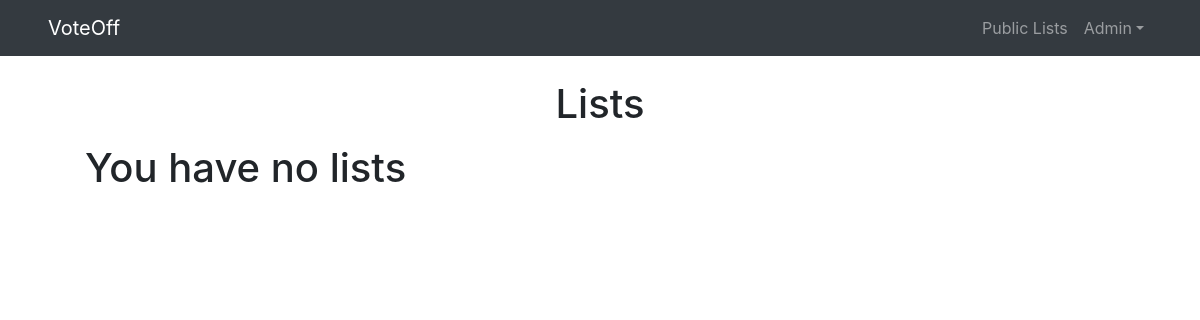
The page /lists/mylists (signed in) on the database as committed earlier.
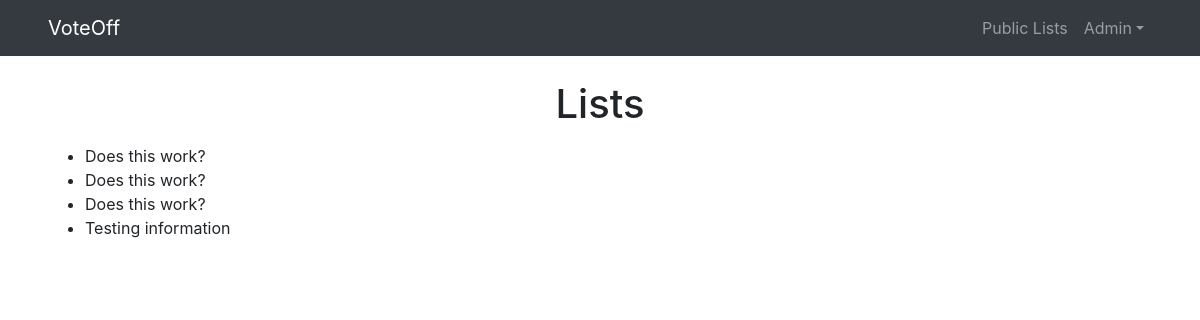
The same page on the database as committed later.
### lists/models.py (models this page shows, shortened)
class Question(models.Model):
    question_text = models.CharField(max_length=200)
    pub_date = models.DateTimeField(auto_now_add=True)
    public = models.BooleanField(default=False)
    creator = models.ForeignKey(User, on_delete=models.CASCADE)

### lists/views.py (the view)
# urls.py: path('lists/mylists', views.mylists, name='mylists'),
def mylists(request):
    if request.user.is_authenticated:
        user_questions = Question.objects.filter(creator=request.user)
        return render(request, 'lists/mylists.html', {'user_questions':user_questions})
    else:
        return render(request, 'lists/mylists.html')

### lists/templates/lists/mylists.html
{% extends 'base.html' %}
{% load static %}
{% block extrahead %}
<link rel="stylesheet" type="text/css" href="{% static 'css/lists.css' %}">
{% endblock %}
{% block content %}
{% if user.is_authenticated %}
    <h1 class="text-center mb-3">Lists</h1>
    <ul>
        {% if user_questions %}
            {% for question in user_questions %}
                <li>{{ question.question_text }}</li>
            {% endfor %}
        {% else %}
            <h1>You have no lists</h1>
        {% endif %}
    </ul>
{% else %}
    <h1>Please log in to view your lists</h1>
{% endif %}
{% endblock %}

Rows that differ between the two databases and show on the page:
added Question: question_text "Does this work?"
added Question: question_text "Does this work?"
added Question: question_text "Does this work?"
added Question: question_text "Testing information"
Other text that changed with them:
text no longer shown: "You have no lists"
